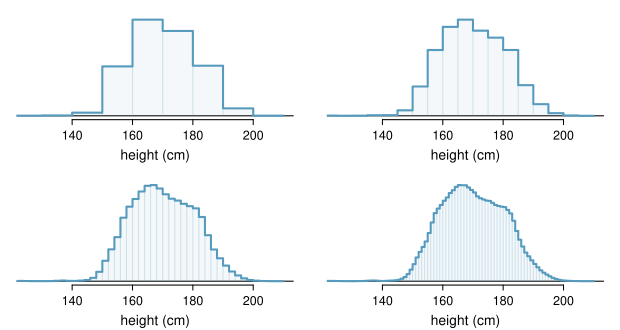

Recreate this plot in R.
library(openintro)
data(COL)
load("fdicHistograms.rda")

MIDS <- br[-1] - diff(br[1:2]) / 2
BR <- list()
BR[[1]] <- seq(110, 210, 10)
BR[[2]] <- seq(115, 210, 5)
BR[[3]] <- seq(110, 210, 2)
BR[[4]] <- seq(110, 210, 1)
COUNTS <- list()
for (i in 1:4) {
  COUNTS[[i]] <- rep(0, length(BR[[i]])-1)
  for (j in 1:(length(BR[[i]])-1)) {
    these <- apply(cbind(MIDS < BR[[i]][j+1],
                         MIDS >= BR[[i]][j]),
                   1,
                   all)
    if (any(these)) {
      COUNTS[[i]][j] <- sum(counts[these])
    }
  }
}

histTemp <- function(
    BR, COUNTS, col = fadeColor(COL[1], "10"),
    border = COL[1,4], probability = FALSE,
    xlab = '', ylab = NULL,
    xlim = NULL, ylim = NULL,
    ...) {
  br <- BR
  h  <- COUNTS
  if (probability) {
    h <- h / sum(h) / diff(br)
  }
  if (is.null(ylab)) {
    ylab <- 'frequency'
    if (probability) {
      ylab <- 'probability'
    }
  }
  if (is.null(xlim)[1]) {
    xR <- range(br)
    xlim <- xR + c(-0.05, 0.05) * diff(xR)
  }
  if (is.null(ylim)[1]) {
    ylim <- range(c(0, h))
  }
  plot(-1, -1,
       xlab = xlab,
       ylab = ylab,
       xlim = xlim,
       ylim = ylim,
       type = 'n',
       ...)
  abline(h = 0)
  lines(c(br[1], br[1]), c(0, h[1]), col = border)
  for (i in 1:length(h)) {
    if (i > 1) {
      if (h[i] > h[i-1]) {
        lines(rep(br[i], 2), h[c(i - 1, i)], col = border)
      }
    }
    lines(br[i + 0:1], rep(h[i], 2), col = border)
    lines(rep(br[i + 1], 2), c(0, h[i]), col = border)
    rect(br[i], 0,
         br[i + 1], h[i],
         col = col,
         border = '#00000000')
  }
}



myPDF('fdicHistograms.pdf', 6.2, 3.3,
      mfrow = c(2, 2),
      mar = c(2.7, 1, 1, 1),
      mgp = c(1.6, 0.4, 0))
for (i in 1:4) {
  histTemp(BR[[i]],
           COUNTS[[i]],
           xlim = c(125, 210),
           axes = FALSE,
           xlab = 'height (cm)')
  lines(BR[[i]],
        c(COUNTS[[i]], 0),
        type = 's',
        col = COL[1],
        lwd = 2)
  axis(1, cex.axis = 0.9)
}
dev.off()
